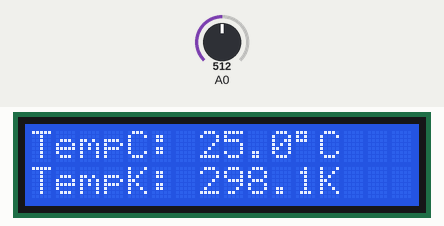
A sketch run on a simulated Arduino Uno, built with avr-gcc and run on an emulated ATmega328P. Parts: 16×2 character LCD. The test bench sets the inputs (shaded band); at power-on: A0 = 512. What the sketch prints to the serial monitor is not drawn.

Above: at 1.2 s.
1.3 s: A0 set to 716
At 2.5 s:
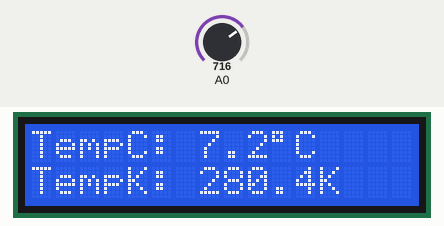
3.6 s: A0 set to 900
At 5.1 s:
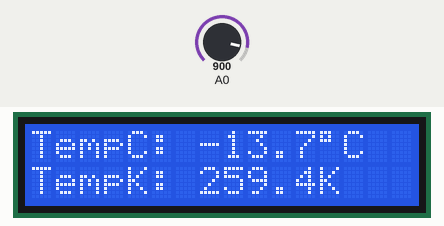
5.7 s: A0 set to 1023
At 7.7 s:
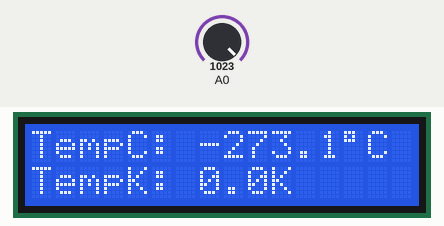
Timing chart, 0 to 9.2 s (numbered marks = the images above; inputs shaded):
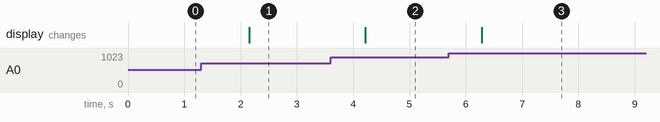

The sketch:

sketch_junFinalLCD_Ther20250622205501.ino
```cpp
#include <LiquidCrystal_I2C.h>
#include <math.h>

#define RT0 10000        // Nominal resistance at 25 ºC
#define B 3977           // Beta coefficient of the thermistor
#define R 10000          // Series resistor value
#define T0 298.15        // Nominal temperature in Kelvin (25 ºC)

// Initialize LCD with I2C address 0x27, 16 columns, 2 rows
LiquidCrystal_I2C lcd(0x27, 16, 2);

// Variables
float RT, VR, ln, TX, VRT;

void setup() {
  Serial.begin(9600);
  lcd.init();
  lcd.backlight();
}

void loop() {
  // Read voltage across thermistor
  VRT = (5.00 / 1023.00) * analogRead(A0);

  // Voltage across series resistor
  VR = 5.00 - VRT;

  // Calculate resistance of thermistor
  RT = VRT / (VR / R);

  // Calculate temperature in Kelvin
  ln = log(RT / RT0);
  TX = 1 / ((ln / B) + (1 / T0));

  // Convert to Celsius
  float tempC = TX - 273.15;
  float tempK = TX;
  float tempF = (tempC * 1.8) + 32;

  // Serial monitor output
  Serial.print("Temperature: ");
  Serial.print(tempC);
  Serial.print("C\t");
  Serial.print(tempK);
  Serial.print("K\t");
  Serial.print(tempF);
  Serial.println("F");

  // LCD Display
  lcd.clear();
  if (isnan(tempK) || isnan(tempC)) {
    lcd.setCursor(0, 0);
    lcd.print("Read Failed");
  } else {
    lcd.setCursor(0, 0);
    lcd.print("TempC: ");
    lcd.print(tempC, 1); // One decimal point
    lcd.print((char)223);
    lcd.print("C");

    lcd.setCursor(0, 1);
    lcd.print("TempK: ");
    lcd.print(tempK, 1);
    lcd.print("K");
  }

  delay(1000); // 1 second delay
}
```

Measured:
- after the input at 1.3 s, the display: changes after 0.86 s (image 1)
- after the input at 3.6 s, the display: changes after 0.62 s (image 2)
- after the input at 5.7 s, the display: changes after 0.58 s (image 3)
